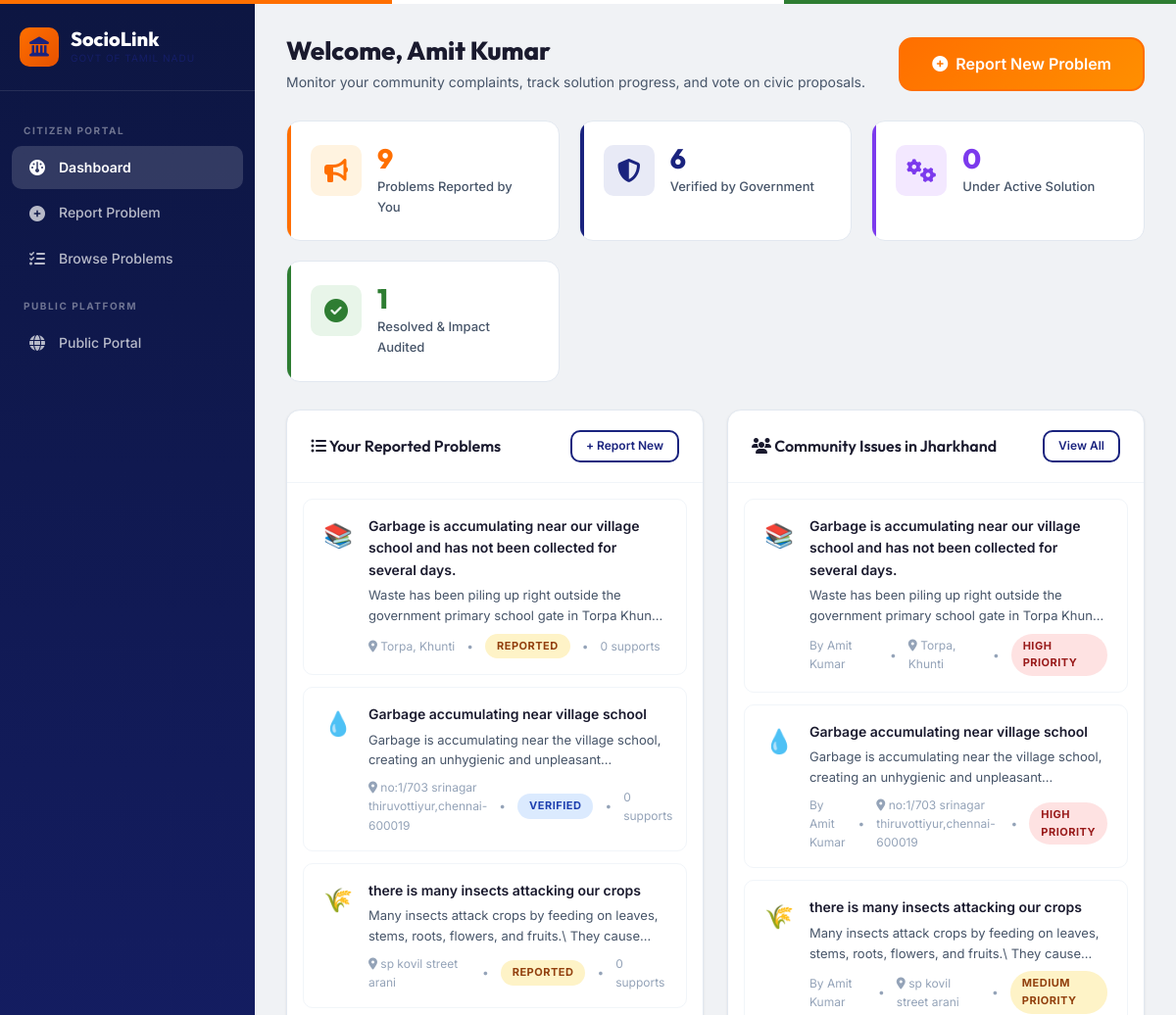
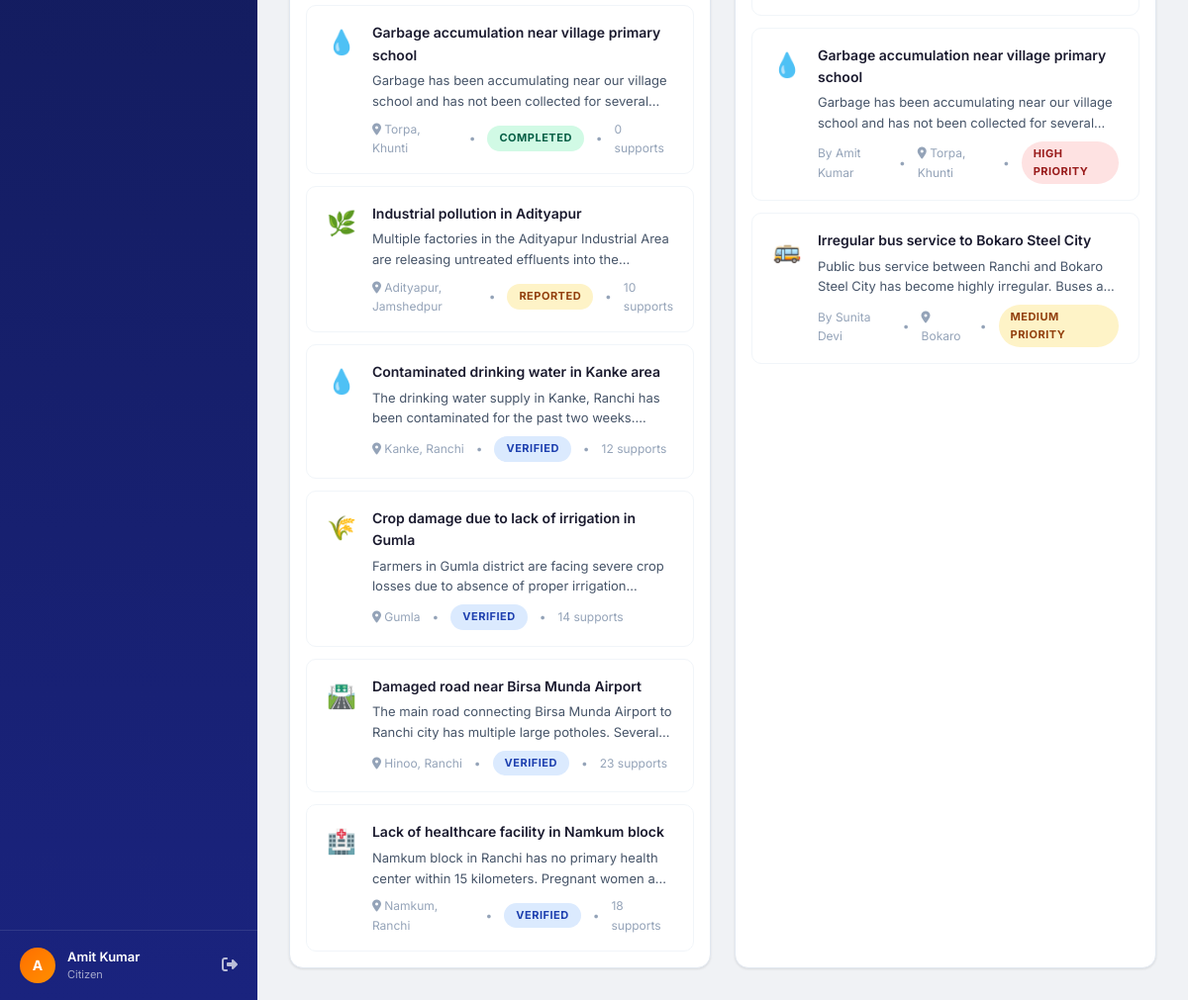
Page /citizen/dashboard (signed in) on the committed database (2 pictures, top to bottom).
### tables this page shows
CREATE TABLE users (
            id INTEGER PRIMARY KEY AUTOINCREMENT,
            name TEXT NOT NULL,
            email TEXT UNIQUE NOT NULL,
            password_hash TEXT NOT NULL,
            role TEXT NOT NULL CHECK(role IN ('citizen', 'student', 'government', 'admin')),
            phone TEXT,
            organization TEXT,
            skills TEXT,
            bio TEXT,
            created_at TIMESTAMP DEFAULT CURRENT_TIMESTAMP
        );

CREATE TABLE problems (
            id INTEGER PRIMARY KEY AUTOINCREMENT,
            user_id INTEGER NOT NULL,
            title TEXT NOT NULL,
            description TEXT NOT NULL,
            location TEXT,
            category TEXT,
            sub_category TEXT,
            priority TEXT DEFAULT 'MEDIUM',
            status TEXT DEFAULT 'REPORTED' CHECK(status IN (
                'REPORTED', 'VERIFIED', 'UNDER_REVIEW', 
                'SOLUTION_SELECTED', 'IN_PROGRESS', 'COMPLETED', 'REJECTED'
            )),
            image_path TEXT,
            ai_category TEXT,
            ai_sub_category TEXT,
            ai_priority TEXT,
            ai_confidence REAL,
            support_count INTEGER DEFAULT 0,
            department_id INTEGER,
            verified_by INTEGER,
            verified_at TIMESTAMP,
            created_at TIMESTAMP DEFAULT CURRENT_TIMESTAMP,
            FOREIGN KEY (user_id) REFERENCES users(id),
            FOREIGN KEY (department_id) REFERENCES departments(id),
            FOREIGN KEY (verified_by) REFERENCES users(id)
        );

CREATE TABLE categories (
            id INTEGER PRIMARY KEY AUTOINCREMENT,
            name TEXT UNIQUE NOT NULL,
            description TEXT,
            icon TEXT
        );

### routes/citizen.py (the view)
@citizen_bp.route('/dashboard')
@login_required
@role_required('citizen')
def dashboard():
    db = get_db()
    user_id = session['user_id']
    total_reported = db.execute(
        "SELECT COUNT(*) FROM problems WHERE user_id = ?", (user_id,)
    ).fetchone()[0]
    verified = db.execute(
        "SELECT COUNT(*) FROM problems WHERE user_id = ? AND status != 'REPORTED' AND status != 'REJECTED'",
        (user_id,)
    ).fetchone()[0]
    solved = db.execute(
        "SELECT COUNT(*) FROM problems WHERE user_id = ? AND status = 'COMPLETED'",
        (user_id,)
    ).fetchone()[0]
    in_progress = db.execute(
        "SELECT COUNT(*) FROM problems WHERE user_id = ? AND status = 'IN_PROGRESS'",
        (user_id,)
    ).fetchone()[0]
    my_problems = db.execute(
        """SELECT p.*, c.icon as category_icon
           FROM problems p
           LEFT JOIN categories c ON p.category = c.name
           WHERE p.user_id = ?
           ORDER BY p.created_at DESC LIMIT 10""",
        (user_id,)
    ).fetchall()
    recent_problems = db.execute(
        """SELECT p.*, u.name as reporter_name, c.icon as category_icon
           FROM problems p
           JOIN users u ON p.user_id = u.id
           LEFT JOIN categories c ON p.category = c.name
           ORDER BY p.created_at DESC LIMIT 5"""
    ).fetchall()
    db.close()
    return render_template('citizen_dashboard.html',
                           total_reported=total_reported,
                           verified=verified,
                           solved=solved,
                           in_progress=in_progress,
                           my_problems=my_problems,
                           recent_problems=recent_problems)

### app.py (called while the page is built)
@app.context_processor
def inject_globals():
    return {
        'current_user': {
            'id': session.get('user_id'),
            'name': session.get('user_name'),
            'email': session.get('email'),
            'role': session.get('role'),
            'organization': session.get('organization'),
        } if 'user_id' in session else None
    }

### auth.py (called while the page is built)
def login_required(f):
    @wraps(f)
    def decorated_function(*args, **kwargs):
        if 'user_id' not in session:
            flash('Please log in to access this page.', 'warning')
            return redirect(url_for('auth.login'))
        return f(*args, **kwargs)
    return decorated_function

def role_required(*roles):
    def decorator(f):
        @wraps(f)
        def decorated_function(*args, **kwargs):
            if 'user_id' not in session:
                flash('Please log in to access this page.', 'warning')
                return redirect(url_for('auth.login'))
            if session.get('role') not in roles:
                flash('You do not have permission to access this page.', 'danger')
                return redirect(url_for('main.index'))
            return f(*args, **kwargs)
        return decorated_function
    return decorator

### database.py (called while the page is built)
def get_db():
    db = sqlite3.connect(DATABASE)
    db.row_factory = sqlite3.Row
    db.execute("PRAGMA foreign_keys = ON")
    return db

### templates/citizen_dashboard.html (shortened to what this page needs)
{% extends "base.html" %}
{% block content %}
<div class="page-header flex justify-between items-center flex-wrap gap-2">
    <div>
        <h1>Welcome, {{ current_user.name }}</h1>
        <p>Monitor your community complaints, track solution progress, and vote on civic proposals.</p>
    </div>
    <div>
        <a href="{{ url_for('citizen.report_problem') }}" class="btn btn-saffron btn-lg">
            <i class="fa-solid fa-circle-plus"></i> Report New Problem
        </a>
    </div>
</div>
<div class="stats-grid">
    <div class="stat-card saffron">
        <div class="stat-icon"><i class="fa-solid fa-bullhorn"></i></div>
        <div class="stat-info">
            <div class="stat-value">{{ total_reported }}</div>
            <div class="stat-label">Problems Reported by You</div>
        </div>
    </div>
    <div class="stat-card blue">
        <div class="stat-icon"><i class="fa-solid fa-shield-halved"></i></div>
        <div class="stat-info">
            <div class="stat-value">{{ verified }}</div>
            <div class="stat-label">Verified by Government</div>
        </div>
    </div>
    <div class="stat-card purple">
        <div class="stat-icon"><i class="fa-solid fa-gears"></i></div>
        <div class="stat-info">
            <div class="stat-value">{{ in_progress }}</div>
            <div class="stat-label">Under Active Solution</div>
        </div>
    </div>
    <div class="stat-card green">
        <div class="stat-icon"><i class="fa-solid fa-circle-check"></i></div>
        <div class="stat-info">
            <div class="stat-value">{{ solved }}</div>
            <div class="stat-label">Resolved & Impact Audited</div>
        </div>
    </div>
</div>
<div class="grid grid-2 gap-3">
    <div class="card">
        <div class="card-header">
            <h3><i class="fa-solid fa-list-ul"></i> Your Reported Problems</h3>
            <a href="{{ url_for('citizen.report_problem') }}" class="btn btn-outline btn-sm">
                + Report New
            </a>
        </div>
        <div class="card-body" style="padding: 16px;">
            {% if my_problems %}
                <div class="problem-list">
                    {% for p in my_problems %}
                        <div class="problem-item">
                            <div class="problem-icon">{{ p.category_icon or '📋' }}</div>
                            <div class="problem-info">
                                <div class="problem-title">
                                    <a href="{{ url_for('citizen.problem_details', problem_id=p.id) }}">{{ p.title }}</a>
                                </div>
                                <div class="problem-desc">{{ p.description }}</div>
                                <div class="problem-meta">
                                    <span><i class="fa-solid fa-location-dot"></i> {{ p.location }}</span>
                                    <span>&bull;</span>
                                    {% if p.status == 'REPORTED' %}
                                        <span class="badge badge-reported">Reported</span>
                                    {% elif p.status == 'VERIFIED' %}
                                        <span class="badge badge-verified">Verified</span>
                                    {% elif p.status == 'UNDER_REVIEW' %}
                                        <span class="badge badge-review">Under Review</span>
                                    {% elif p.status == 'SOLUTION_SELECTED' %}
                                        <span class="badge badge-solution-selected">Solution Chosen</span>
                                    {% elif p.status == 'IN_PROGRESS' %}
                                        <span class="badge badge-progress">In Progress</span>
                                    {% elif p.status == 'COMPLETED' %}
                                        <span class="badge badge-completed">Completed</span>
                                    {% else %}
                                        <span class="badge badge-rejected">{{ p.status }}</span>
                                    {% endif %}
                                    <span>&bull;</span>
                                    <span>{{ p.support_count }} supports</span>
                                </div>
                            </div>
                        </div>
                    {% endfor %}
                </div>
            {% endif %}
        </div>
    </div>
    <div class="card">
        <div class="card-header">
            <h3><i class="fa-solid fa-users"></i> Community Issues in Jharkhand</h3>
            <a href="{{ url_for('citizen.browse_problems') }}" class="btn btn-outline btn-sm">
                View All
            </a>
        </div>
        <div class="card-body" style="padding: 16px;">
            {% if recent_problems %}
                <div class="problem-list">
                    {% for p in recent_problems %}
                        <div class="problem-item">
                            <div class="problem-icon">{{ p.category_icon or '📋' }}</div>
                            <div class="problem-info">
                                <div class="problem-title">
                                    <a href="{{ url_for('citizen.problem_details', problem_id=p.id) }}">{{ p.title }}</a>
                                </div>
                                <div class="problem-desc">{{ p.description }}</div>
                                <div class="problem-meta">
                                    <span>By {{ p.reporter_name }}</span>
                                    <span>&bull;</span>
                                    <span><i class="fa-solid fa-location-dot"></i> {{ p.location }}</span>
                                    <span>&bull;</span>
                                    <span class="badge badge-{{ p.priority|lower }}">{{ p.priority }} Priority</span>
                                </div>
                            </div>
                        </div>
                    {% endfor %}
                </div>
            {% else %}
                <div class="empty-state">
                    <p>No community problems found.</p>
                </div>
            {% endif %}
        </div>
    </div>
</div>
{% endblock %}

### templates/base.html (shortened to what this page needs)
<!DOCTYPE html>
<html lang="en">
<head>
    <link rel="stylesheet" href="https://cdnjs.cloudflare.com/ajax/libs/font-awesome/6.5.1/css/all.min.css">
    <link rel="stylesheet" href="{{ url_for('static', filename='css/style.css') }}">
</head>
<body>
    {% if current_user and request.endpoint not in ['main.index', 'auth.login', 'auth.register'] %}
        <div class="app-layout">
            <aside class="sidebar">
                <div class="sidebar-header">
                    <a href="{{ url_for('main.index') }}" class="sidebar-brand">
                        <div class="logo-icon"><i class="fa-solid fa-landmark"></i></div>
                        <div class="brand-text">
                            <span class="brand-name">Socio<span>Link</span></span>
                            <span class="brand-sub">Govt of Tamil Nadu</span>
                        </div>
                    </a>
                </div>
                <nav class="sidebar-nav">
                    {% if current_user.role == 'citizen' %}
                        <div class="nav-section">Citizen Portal</div>
                        <a href="{{ url_for('citizen.dashboard') }}" class="{% if request.endpoint == 'citizen.dashboard' %}active{% endif %}">
                            <i class="fa-solid fa-gauge nav-icon"></i> <span>Dashboard</span>
                        </a>
                        <a href="{{ url_for('citizen.report_problem') }}" class="{% if request.endpoint == 'citizen.report_problem' %}active{% endif %}">
                            <i class="fa-solid fa-circle-plus nav-icon"></i> <span>Report Problem</span>
                        </a>
                        <a href="{{ url_for('citizen.browse_problems') }}" class="{% if request.endpoint == 'citizen.browse_problems' %}active{% endif %}">
                            <i class="fa-solid fa-list-check nav-icon"></i> <span>Browse Problems</span>
                        </a>
                    {% endif %}
                    <div class="nav-section">Public Platform</div>
                    <a href="{{ url_for('main.index') }}">
                        <i class="fa-solid fa-globe nav-icon"></i> <span>Public Portal</span>
                    </a>
                </nav>
                <div class="sidebar-footer">
                    <div class="sidebar-user">
                        <div class="user-avatar">
                            {{ current_user.name[0]|upper }}
                        </div>
                        <div class="user-info">
                            <div class="user-name">{{ current_user.name }}</div>
                            <div class="user-role">{{ current_user.role }}</div>
                        </div>
                        <a href="{{ url_for('auth.logout') }}" title="Logout" style="color: rgba(255,255,255,0.7); font-size: 16px; margin-left: 8px;">
                            <i class="fa-solid fa-right-from-bracket"></i>
                        </a>
                    </div>
                </div>
            </aside>
            <main class="main-content">
                {% block content %}{% endblock %}
            </main>
        </div>
    {% endif %}
</body>
</html>

### rows in the picture
users: name "Amit Kumar"
problems: icon "📚", title "Garbage is accumulating near our village school and has not been collected for several days.", description "Waste has been piling up right outside the government primary school gate in Torpa…", location "Torpa, Khunti", status "REPORTED", support_count "0", reporter_name "Amit Kumar", priority "HIGH"
problems: icon "💧", title "Garbage accumulating near village school", description "Garbage is accumulating near the village school, creating an unhygienic and…", location "no:1/703 srinagar thiruvottiyur,chennai-600019", status "VERIFIED", support_count "0", reporter_name "Amit Kumar", priority "HIGH"
problems: icon "🌾", title "there is many insects attacking our crops", description "Many insects attack crops by feeding on leaves, stems, roots, flowers, and fruits.\\ They…", location "sp kovil street arani", status "REPORTED", support_count "0", reporter_name "Amit Kumar", priority "MEDIUM"
problems: icon "💧", title "Garbage accumulation near village primary school", description "Garbage has been accumulating near our village school and has not been collected for…", location "Torpa, Khunti", status "COMPLETED", support_count "0", reporter_name "Amit Kumar", priority "HIGH"
problems: icon "🌿", title "Industrial pollution in Adityapur", description "Multiple factories in the Adityapur Industrial Area are releasing untreated effluents into…", location "Adityapur, Jamshedpur", status "REPORTED", support_count "10"
problems: icon "💧", title "Contaminated drinking water in Kanke area", description "The drinking water supply in Kanke, Ranchi has been contaminated for the past two…", location "Kanke, Ranchi", status "VERIFIED", support_count "12"
problems: icon "🌾", title "Crop damage due to lack of irrigation in Gumla", description "Farmers in Gumla district are facing severe crop losses due to absence of proper…", location "Gumla", status "VERIFIED", support_count "14"
problems: icon "🛣️", title "Damaged road near Birsa Munda Airport", description "The main road connecting Birsa Munda Airport to Ranchi city has multiple large potholes.…", location "Hinoo, Ranchi", status "VERIFIED", support_count "23"
problems: icon "🏥", title "Lack of healthcare facility in Namkum block", description "Namkum block in Ranchi has no primary health center within 15 kilometers. Pregnant women…", location "Namkum, Ranchi", status "VERIFIED", support_count "18"
problems: icon "🚌", title "Irregular bus service to Bokaro Steel City", description "Public bus service between Ranchi and Bokaro Steel City has become highly irregular. Buses…", reporter_name "Sunita Devi", location "Bokaro", priority "MEDIUM"

### other values in the picture
{{ current_user.name[0]|upper }} "A"
{{ current_user.role }} "Citizen"
{{ total_reported }} "9"
{{ verified }} "6"
{{ in_progress }} "0"
{{ solved }} "1"
